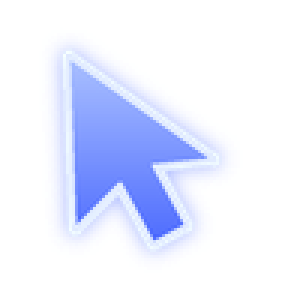
#> input picture dsh-computer-use/tools/cursor-neon-crisp.png, 96 x 96 px (shown 3 times larger)
$ python favicon-composite.py cursor-neon-crisp.png out.png
#> lines starting #> are read from the running program, lines starting #| are printed output that depends on the picture
# Composite: the site's original favicon + the DeepSeek whale cursor on top.
# Usage: python favicon-composite.py <favicon_path> <out_b64_path>
import base64
import sys

from PIL import Image

FAV = sys.argv[1]
OUT = sys.argv[2]
SPRITE = r"C:\Users\Danil\Documents\deepseek-harness\default-workspace\dsh-computer-use\tools\cursor-neon-crisp.png"

SIZE = 64
canvas = Image.new("RGBA", (SIZE, SIZE), (0, 0, 0, 0))
#> canvas: PIL image 64x64 RGBA; every value is 0

fav = Image.open(FAV)
#> fav is the input picture: PIL image 96x96 RGBA; mean R, G, B, A 53.8, 71.6, 106.8, 58.5
# ICO: take the largest frame; any other format: fit to the canvas
try:
    fav.size = (64, 64)  # request the largest ICO frame
except Exception:
    pass
fav = fav.convert("RGBA")
# crop transparent margins so the icon keeps its original visual size
bbox = fav.getbbox()
#> bbox = (13, 9, 81, 91)
if bbox and (bbox[2] - bbox[0] < fav.width * 0.9 or bbox[3] - bbox[1] < fav.height * 0.9):
    fav = fav.crop(bbox)
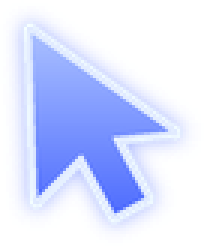
#> fav: PIL image 68x82 RGBA (shown 3 times larger); mean R, G, B, A 88.9, 118.3, 176.5, 96.7; transparent parts drawn white
# fit by the larger side, centred: the icon fills the canvas like before
side = max(fav.width, fav.height)
#> side = 82
scale = SIZE / side
#> scale = 0.78
nw, nh = max(1, round(fav.width * scale)), max(1, round(fav.height * scale))
#> nw = 53; nh = 64
fav = fav.resize((nw, nh), Image.LANCZOS)
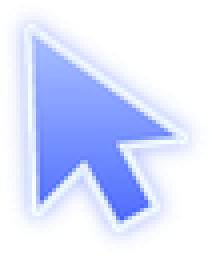
#> fav: PIL image 53x64 RGBA (shown 4 times larger); mean R, G, B, A 88.9, 116.2, 175.5, 96.5; transparent parts drawn white
canvas.alpha_composite(fav, ((SIZE - nw) // 2, (SIZE - nh) // 2))
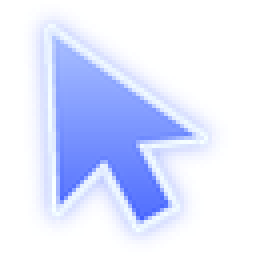
#> canvas: PIL image 64x64 RGBA (shown 4 times larger); mean R, G, B, A 73.6, 96.2, 145.3, 79.9; transparent parts drawn white

# whale cursor over the WHOLE icon: same size as the favicon, transparency of the
# sprite lets the original show through around the body
whale = Image.open(SPRITE).convert("RGBA")
whale = whale.resize((SIZE, SIZE), Image.LANCZOS)
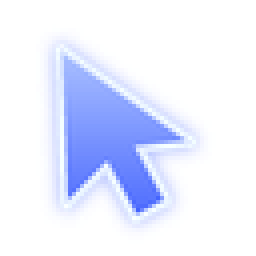
#> whale: PIL image 64x64 RGBA (shown 4 times larger); mean R, G, B, A 54.5, 71.7, 106.7, 58.4; transparent parts drawn white
canvas.alpha_composite(whale, (0, 0))
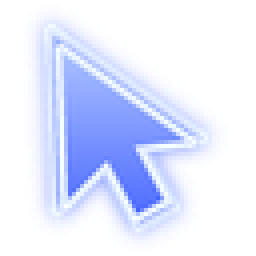
#> canvas: PIL image 64x64 RGBA (shown 4 times larger); mean R, G, B, A 77, 99.7, 145.3, 81.5; transparent parts drawn white

canvas.save(OUT + ".png")
b64 = base64.b64encode(open(OUT + ".png", "rb").read()).decode()
open(OUT, "w").write(b64)
print("composite bytes:", len(b64))

$ run again, with dsh-computer-use/tools/cursor-neon.png copied over dsh-computer-use/tools/cursor-neon-crisp.png
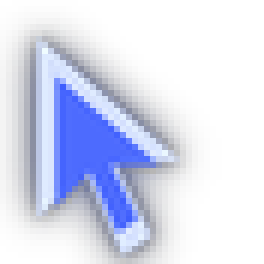
#> input picture dsh-computer-use/tools/cursor-neon.png, 44 x 44 px (shown 6 times larger)
#> fav is the input picture: PIL image 44x44 RGBA; mean R, G, B, A 36.1, 41.6, 64.8, 69.2
#> bbox = (0, 0, 37, 44)
#> `canvas.alpha_composite(fav, ((SIZE - nw) // 2, (SIZE - nh) // 2))`:
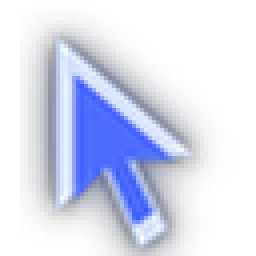
#> canvas: PIL image 64x64 RGBA (shown 4 times larger); mean R, G, B, A 36.5, 42, 65.1, 69.4; transparent parts drawn white
#> `canvas.alpha_composite(whale, (0, 0))`:
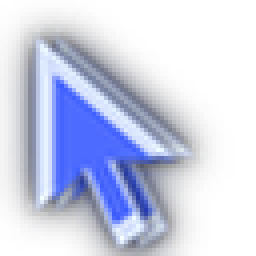
#> canvas: PIL image 64x64 RGBA (shown 4 times larger); mean R, G, B, A 44.3, 50.5, 75.8, 90.4; transparent parts drawn white
